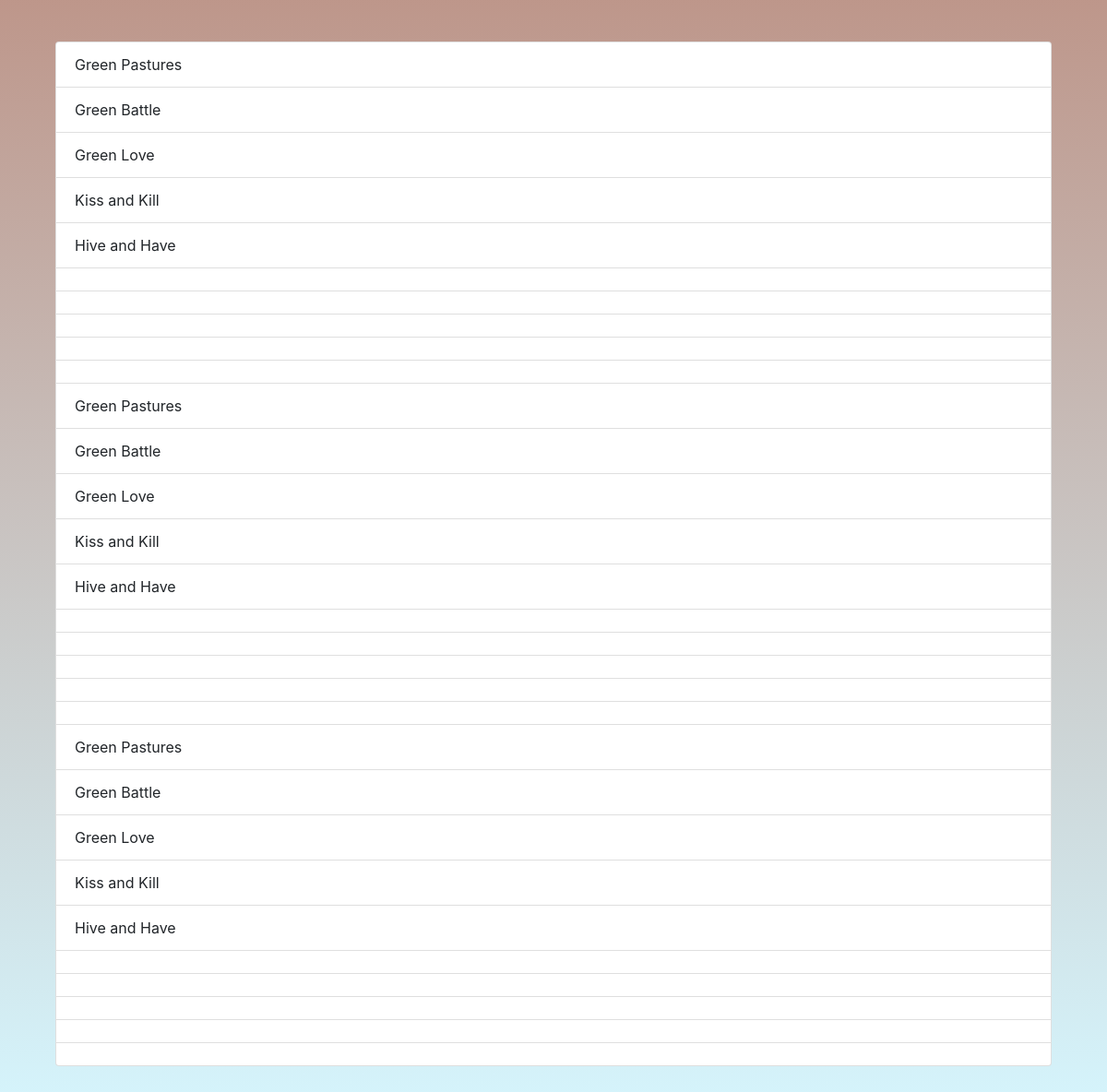
The page /recommend on the database its author committed.
### app/Movies/model.py (models this page shows, shortened)
class MoviesList(db.Model):
    id = db.Column(db.Integer, primary_key = True)
    friendId = db.Column(db.Integer)
    movie1 = db.Column(db.String(64))
    movie2 = db.Column(db.String(64))
    movie3 = db.Column(db.String(64))
    movie4 = db.Column(db.String(64))
    movie5 = db.Column(db.String(64))
    movie6 = db.Column(db.String(64))
    movie7 = db.Column(db.String(64))
    movie8 = db.Column(db.String(64))
    movie9 = db.Column(db.String(64))
    movie10 = db.Column(db.String(64))

### app/Movies/routes.py (the view)
@movies_bp.route('/recommend')
def RecommendMovie():
    movies = MoviesList.query.all()
    return render_template('DisplayMovies.html', movies = movies)

### app/Movies/templates/DisplayMovies.html
{% extends 'base.html' %}
{% block content %}
<div class="home">
<div class="container">
    <ul class="list-group">
        {% for set in movies %}
            <li class="list-group-item">{{set.movie1}}</li>
            <li class="list-group-item">{{set.movie2}}</li>
            <li class="list-group-item">{{set.movie3}}</li>
            <li class="list-group-item">{{set.movie4}}</li>
            <li class="list-group-item">{{set.movie5}}</li>
            <li class="list-group-item">{{set.movie6}}</li>
            <li class="list-group-item">{{set.movie7}}</li>
            <li class="list-group-item">{{set.movie8}}</li>
            <li class="list-group-item">{{set.movie9}}</li>
            <li class="list-group-item">{{set.movie10}}</li>
        {% endfor %}
    </ul>
</div>
</div>
{% endblock %}

### app/templates/base.html (shortened to what this page needs)
<link rel="stylesheet" type="text/css" href="{{ url_for('static', filename = 'main.css') }}">
<link rel="stylesheet" href="https://use.fontawesome.com/releases/v5.5.0/css/all.css">
<link rel="stylesheet" href="https://cdnjs.cloudflare.com/ajax/libs/font-awesome/4.7.0/css/font-awesome.min.css">
<link rel="stylesheet" href="https://stackpath.bootstrapcdn.com/bootstrap/4.3.1/css/bootstrap.min.css">
{% block content %}
{% endblock %}

### app/static/main.css (style rules this page uses)
.home { height: auto; padding: 45px 45px; background: linear-gradient(hsla(14, 69%, 29%, 0.502), rgba(171, 234, 250, 0.5)); }

### rows shown on the page
MoviesList: movie1 "Green Pastures", movie2 "Green Battle", movie3 "Green Love", movie4 "Kiss and Kill", movie5 "Hive and Have"
MoviesList: movie1 "Green Pastures", movie2 "Green Battle", movie3 "Green Love", movie4 "Kiss and Kill", movie5 "Hive and Have"
MoviesList: movie1 "Green Pastures", movie2 "Green Battle", movie3 "Green Love", movie4 "Kiss and Kill", movie5 "Hive and Have"
